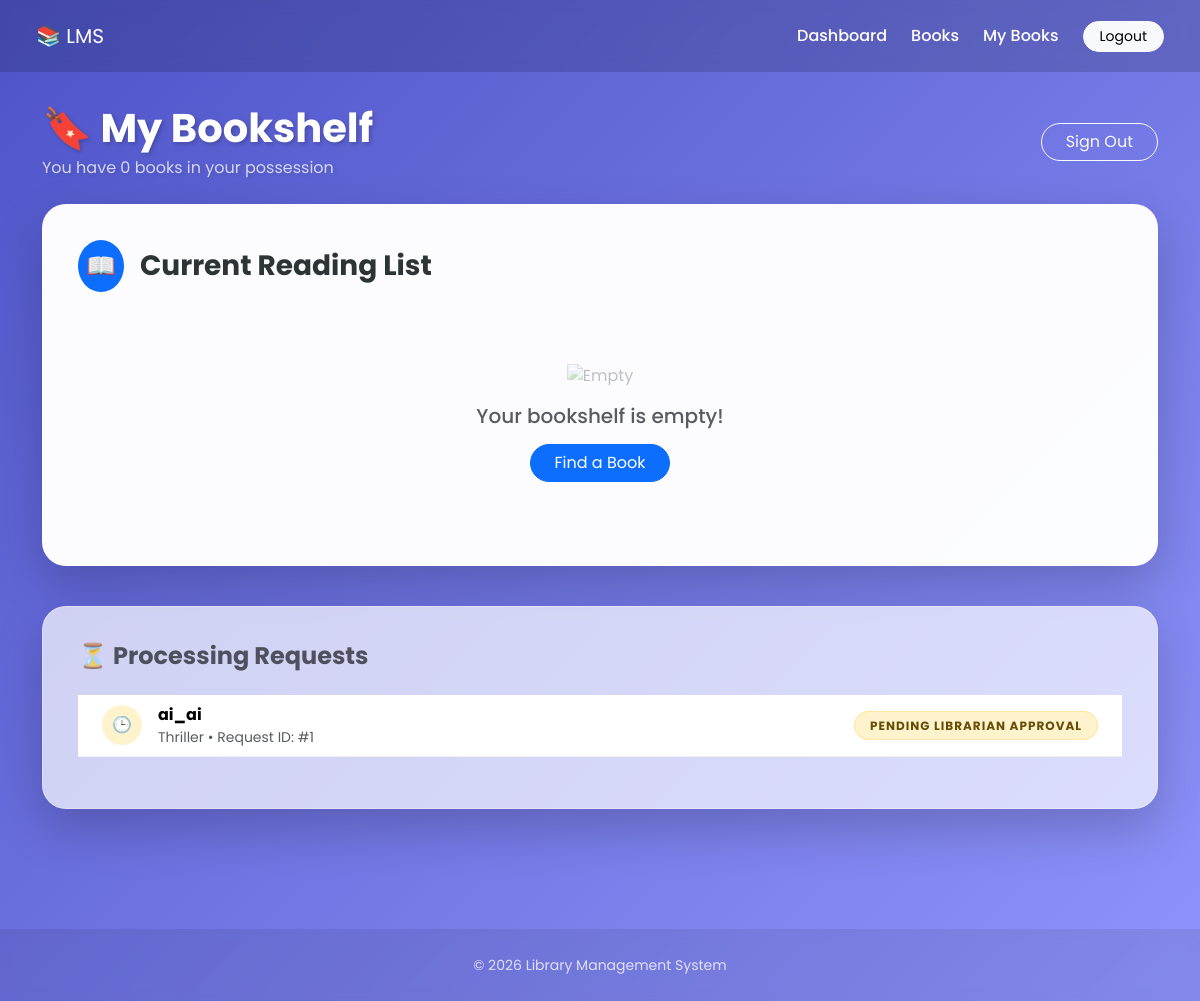
Screenshot of /student_dashboard/my_books (signed in) with the database file from the repository.
### models.py (models this page shows)
class BookRequest(db.Model):
    __tablename__= 'book requests'
    id = db.Column(db.Integer, primary_key=True)
    student_id = db.Column(db.Integer, db.ForeignKey('student.id'), nullable=False)
    book_id = db.Column(db.Integer, db.ForeignKey('books.id'), nullable=False)
    status = db.Column(db.String(20), default='pending')
    request_date = db.Column(db.DateTime, default=datetime.now(timezone.utc) + timedelta(hours=5, minutes=30))

class Books(db.Model):
    __tablename__ = 'books'
    id = db.Column(db.Integer, primary_key=True, nullable=False, unique=True)
    book_name = db.Column(db.String(64), nullable=False, unique=True)
    content = db.Column(db.Text, nullable=True)
    author_1 = db.Column(db.String(64), nullable=False)
    author_2 = db.Column(db.String(64), nullable=True)
    author_3 = db.Column(db.String(64), nullable=True)
    pdf = db.Column(db.String(64), nullable=True)
    issue_date = db.Column(db.DateTime, nullable=False, default=lambda: datetime.now(timezone.utc) + timedelta(hours=5, minutes=30))
    return_date = db.Column(db.DateTime, nullable=False, default=lambda: datetime.now(timezone.utc) + timedelta(days=21) + timedelta(hours=5, minutes=30))
    requested = db.Column(db.Boolean, default=False)
    section_id = db.Column(db.Integer, db.ForeignKey('sections.id'), nullable=True)
    section = db.relationship('Sections',backref=db.backref('books', lazy=True))

class Sections(db.Model):
    __tablename__ ='sections'
    id = db.Column(db.Integer, primary_key=True, nullable=False, unique=True)
    name = db.Column(db.String(64), nullable=False, unique=True)
    date_created = db.Column(db.Date, nullable=False, default=(datetime.now(timezone.utc) + timedelta(hours=5, minutes=30)))
    description = db.Column(db.String(1080), nullable=False)

### app.py (the view)
@app.route('/student_dashboard/my_books',methods=['GET', 'POST'])
@login_required
def my_books():
    user = current_user
    books = db.session.query(BookRequest, Books, Sections)\
            .join(Books, BookRequest.book_id == Books.id)\
            .join(Sections, Books.section_id == Sections.id)\
            .filter(BookRequest.status.in_(['granted']), BookRequest.student_id == user.id)\
            .all()
    pending_books = db.session.query(BookRequest, Books, Sections)\
            .join(Books, BookRequest.book_id == Books.id)\
            .join(Sections, Books.section_id == Sections.id)\
            .filter(BookRequest.status.in_(['pending']), BookRequest.student_id == user.id)\
            .all()
    payment_status = session.get('payment_status', {})
    payment_status = {int(k): v for k, v in payment_status.items()}
    return render_template('my_books.html', books=books, user=user, pending_books=pending_books, payment_status=payment_status)

### app.py (called while the page is built)
@login_manager.user_loader
def load_student(id):
    return db.session.query(Student).get(int(id))

### templates/my_books.html (shortened to what this page needs)
{% extends "base_layout.html" %}
{% block content %}
<div class="d-flex justify-content-between align-items-center mb-4">
    <div class="user-welcome">
        <h1 class="fw-bold mb-1">🔖 My Bookshelf</h1>
        <p class="mb-0 opacity-75">You have {{ books|length }} books in your possession</p>
    </div>
    <a href="/logout" class="btn btn-outline-light rounded-pill px-4">Sign Out</a>
</div>
<div class="container-fluid p-0">
    <div class="shelf-container">
        <div class="d-flex align-items-center mb-4">
            <div class="bg-primary rounded-circle p-2 me-3">
                <span class="fs-4 text-white">📖</span>
            </div>
            <h3 class="fw-bold m-0" style="color: #2d3436;">Current Reading List</h3>
        </div>
        {% if books|length >= 1 %}
        <div class="table-responsive">
            <table class="table align-middle border-0">
                <thead class="text-muted small text-uppercase" style="border-bottom: 2px solid #f0f0f0;">
                    <tr>
                        <th class="ps-4">Book Details</th>
                        <th>Timeline</th>
                        <th class="text-center">Digital Access</th>
                        <th class="text-end pe-4">Options</th>
                    </tr>
                </thead>
                <tbody>
                    {% for request, book, section in books %}
                    <tr class="book-card-row">
                        <td class="ps-4 py-4">
                            <div class="fw-bold text-dark fs-5">{{ book.book_name }}</div>
                            <div class="text-muted">{{ book.author_1 }}</div>
                            <span class="badge bg-light text-primary border border-primary-subtle mt-1">{{ section.name }}</span>
                        </td>
                        <td>
                            <div class="small"><strong>Issued:</strong> {{ book.issue_date.strftime('%b %d, %Y') }}</div>
                            <div class="small text-danger fw-bold"><strong>Due:</strong> {{ book.return_date.strftime('%b %d, %Y') }}</div>
                        </td>
                        <td class="text-center">
                            <div class="d-flex justify-content-center gap-2">
                                {% if payment_status.get(book.id, False) %}
                                    <a href="{{ url_for('initiate_download', book_id=book.id) }}" class="btn-action btn-pdf">
                                        <span>📥</span> Download PDF
                                    </a>
                                {% else %}
                                    <a href="{{ url_for('payment_gateway', book_id=book.id) }}" class="btn btn-sm btn-dark rounded-pill">
                                        💳 Buy Digital Copy
                                    </a>
                                {% endif %}
                                <a href="{{url_for('text_to_speech', book_id=book.id)}}" class="btn-action btn-audio">
                                    <span>🎧</span> Listen
                                </a>
                            </div>
                        </td>
                        <td class="text-end pe-4">
                            <a href="{{ url_for('review_book', book_id=book.id) }}" class="btn btn-outline-secondary btn-sm rounded-pill px-3">
                                ⭐ Write Review
                            </a>
                        </td>
                    </tr>
                    {% endfor %}
                </tbody>
            </table>
        </div>
        {% else %}
        <div class="text-center py-5">
            <img src="https://cdn-icons-png.flaticon.com/512/2436/2436702.png" alt="Empty" style="width: 80px; opacity: 0.3;" class="mb-3">
            <h5 class="text-muted">Your bookshelf is empty!</h5>
            <a href="/student_dashboard/all_books" class="btn btn-primary rounded-pill px-4 mt-2">Find a Book</a>
        </div>
        {% endif %}
    </div>
    <div class="shelf-container" style="background: rgba(255, 255, 255, 0.7);">
        <h4 class="fw-bold mb-4 text-muted">⏳ Processing Requests</h4>
        {% if pending_books|length >= 1 %}
        <div class="table-responsive">
            <table class="table align-middle">
                <tbody>
                    {% for request, book, section in pending_books %}
                    <tr class="book-card-row">
                        <td style="width: 60px;" class="ps-4">
                            <div class="rounded-circle bg-warning-subtle d-flex align-items-center justify-content-center" style="width: 40px; height: 40px;">
                                🕒
                            </div>
                        </td>
                        <td>
                            <div class="fw-bold">{{ book.book_name }}</div>
                            <div class="small text-muted">{{ section.name }} • Request ID: #{{ request.id }}</div>
                        </td>
                        <td class="text-end pe-4">
                            <span class="status-pill bg-warning-subtle text-warning-emphasis border border-warning-subtle fw-bold">
                                Pending Librarian Approval
                            </span>
                        </td>
                    </tr>
                    {% endfor %}
                </tbody>
            </table>
        </div>
        {% else %}
        <p class="text-center text-muted m-0 italic small">No pending requests at this time.</p>
        {% endif %}
    </div>
</div>
{% endblock %}

### templates/base_layout.html (style rules this page uses)
:root { --primary-gradient: linear-gradient(135deg, #4e54c8 0%, #8f94fb 100%); --primary-color: #764ba2; --light-bg: #f8f9fa; --glass-bg: rgba(255,255,255,0.96); --text-main: #2d3436; }
body { font-family: 'Poppins', sans-serif; background: var(--primary-gradient); background-attachment: fixed; min-height: 100vh; margin: 0; color: var(--text-main); display: flex; flex-direction: column; transition: background 0.5s ease; }

### templates/my_books.html (style rules this page uses)
.user-welcome { color: white; text-shadow: 2px 2px 4px rgba(0,0,0,0.2); animation: slideInDown 0.5s ease; }
.shelf-container { background: rgba(255, 255, 255, 0.98); border-radius: 24px; padding: 35px; box-shadow: 0 20px 50px rgba(0,0,0,0.2); margin-bottom: 40px; border: 1px solid rgba(255,255,255,0.3); }
.book-card-row { transition: all 0.3s cubic-bezier(0.4, 0, 0.2, 1); border-radius: 15px; border-bottom: 1px solid #f0f0f0; }
.status-pill { padding: 5px 15px; border-radius: 50px; font-size: 0.75rem; text-transform: uppercase; letter-spacing: 1px; }

### rows the page displays
BookRequest: book_name "ai_ai", name "Thriller", id "1"

### other values shown
{{ books|length }} "0"
